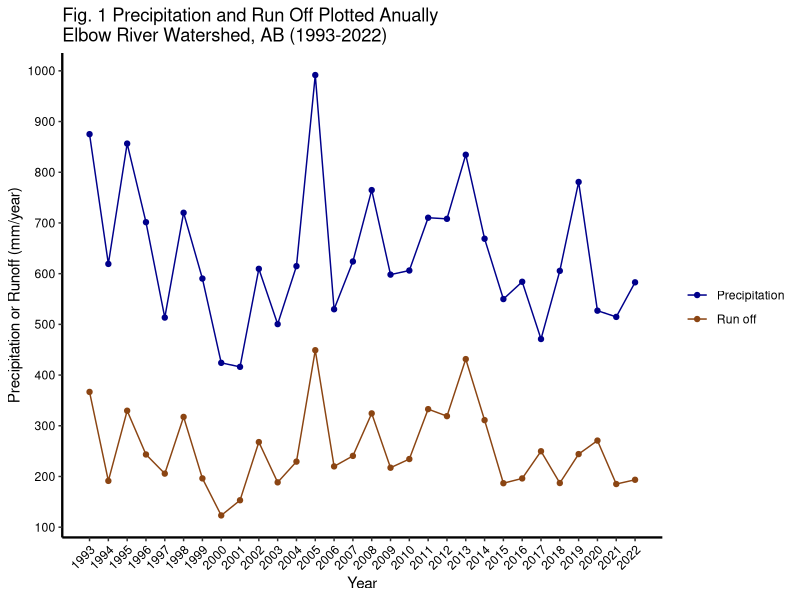
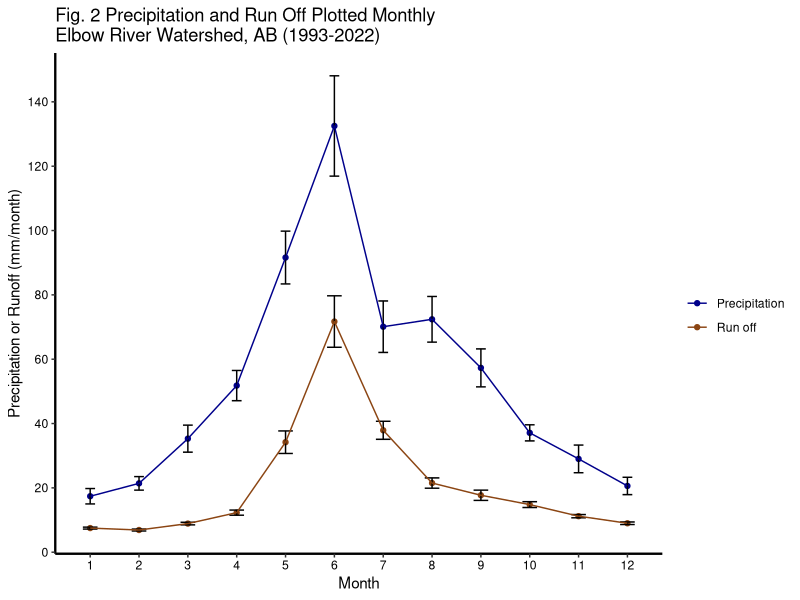
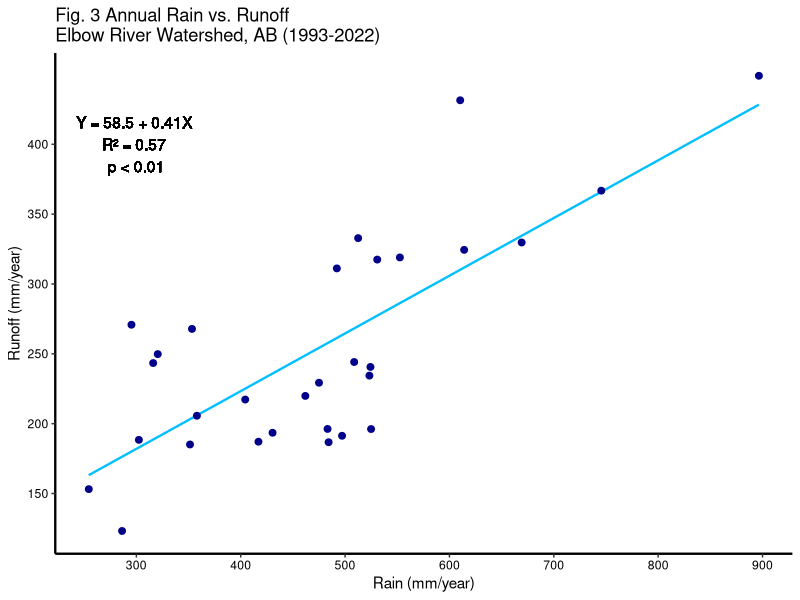
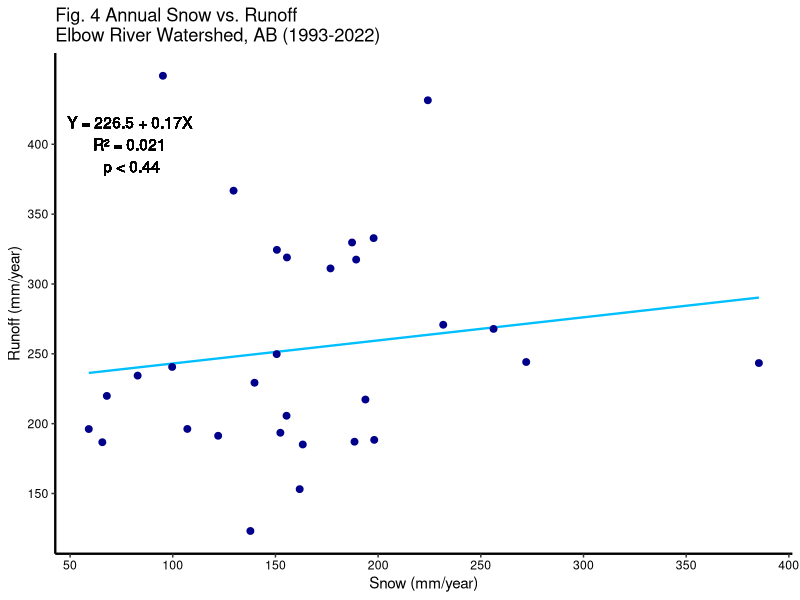

These charts were generated, in order, by the following R code:
## ---- chunk 1
library(tidyverse) #for bloody everything
library(ggeffects) 
## ---- chunk 2
HydroData <- read.csv("Lab2Data.csv",
                      header = TRUE,
                      stringsAsFactors = TRUE)

## ---- chunk 3
#A table of monthly precipitation
PbyMonth <-
  HydroData %>%
  group_by(Year, NumMon) %>% 
  summarise(Psum = sum(TotalPrecipitation.mm.d., na.rm=T)) %>% #get the sum of each month
  pivot_wider(names_from = NumMon, values_from = Psum) %>% #pivot to make each month a column
  ungroup(.) %>% #undo the grouping now
  mutate(AnnualSum = rowSums(.[2:13])) %>% #get the annual sum in a new column
  mutate(Year = as.character(Year))

#same table, with the mean and SE rows added
Precip_Table <-
  PbyMonth %>% 
  bind_rows(list(summarise_all(., 
                               ~(if( is.numeric(.))
                                 mean(.) 
                                 else 
                                   "Mean Monthly P (mm)"))), 
            (summarise_all(., 
                           ~(if( 
                             is.numeric(.))
                             sd(.)/sqrt(length(.)) 
                             else 
                               "Standard Error")))) %>% #add a standard error row
  mutate(across((c(2:14)), round, 1)) #remember the bracket pattern, it's a pain


Precip_TTest <- #two-sided is default
  t.test(PbyMonth$AnnualSum, 
         conf.level = 0.95)

## ---- chunk 4
#A table of monthly runoff 
QbyMonth <-
  HydroData %>%
  group_by(Year, NumMon) %>%
  summarise(Qsum = sum(MeanQmm.day, na.rm=T)) %>% #get the sum of each month
  pivot_wider(names_from = NumMon, values_from = Qsum) %>% #pivot to make each month a column
  ungroup(.) %>% #undo the grouping now
  mutate(AnnualSum = rowSums(.[2:13])) %>% #get the annual sum in a new column
  mutate(Year = as.character(Year))

#same table, with the mean and SE rows added
Runoff_Table <-
  QbyMonth %>% #turn year to a character
  bind_rows(list(summarise_all(., 
                               ~(if(
                                 is.numeric(.))
                                 mean(.) 
                               else 
                                 "Mean Monthly Q (mm)"))), #add a mean row
                 (summarise_all(., 
                               ~(if(
                                 is.numeric(.))
                                 sd(.)/sqrt(length(.)) 
                               else 
                                 "Standard Error")))) %>% #add a standard error row
    mutate(across((c(2:14)), round, 1)) #remember the bracket pattern, it's a pain

Runoff_TTest <- #two-sided is default
  t.test(QbyMonth$AnnualSum, 
         conf.level = 0.95)

## ---- chunk 5

#Create a dataframe with both precipitation and runoff summed annually
YearData <-
  HydroData %>%
  group_by(Year) %>%
  summarise(RainSum = sum(TotalRainfall.mm.d.),
            SnowSum = sum(TotalSnowfall.mm.deqv..),
            PrecipSum = sum(TotalPrecipitation.mm.d., na.rm=T),
            RunoffSum = sum(MeanQmm.day)) %>%
  mutate(RainPer = (100*RainSum/PrecipSum),
         SnowPer = (100*SnowSum/PrecipSum))

#Create a dataframe with both variables monthly, including standard errors 
MonthData <- 
  t(Precip_Table[c(31,32), ]) %>% #t is transpose
  cbind(t(Runoff_Table[c(31,32), ])) %>% 
  as.data.frame() %>% #default here is matrix
  `colnames<-`(c("Precipitation",
                 "stderrP",
                 "Runoff",
                 "stderrQ")) %>% #set first row to col. names
  .[-c(1,14), ] %>% #removes extra rows easily
  mutate(Month = as.numeric(row.names(.))) %>%
  mutate_all(., function(x) as.numeric(x)) #convert all columns to numeric 

## ---- chunk 6
YearPlot <-
  ggplot(data = YearData,
         aes(x = Year)) +
  geom_point(aes(y = PrecipSum, color = "Precipitation")) +
  geom_point(aes(y = RunoffSum, color = "Run off")) +
  geom_line(aes(y = PrecipSum, color = "Precipitation", group = 1)) +
  geom_line(aes(y = RunoffSum, color = "Run off", group = 1)) +
  labs(y = "Precipitation or Runoff (mm/year)",
       color = " ",
       title = "Fig. 1 Precipitation and Run Off Plotted Anually \nElbow River Watershed, AB (1993-2022)") +
  theme_classic() +
  theme(axis.text.x = element_text(angle = 45,
                                   hjust = 1,
                                   colour = "black"), #angling and right justified x labels
        axis.text.y = element_text(colour = "black"),
        axis.line = element_line(linewidth = 0.8)) + #making the axis thicker
  scale_colour_manual(values = c("blue4", "chocolate4")) + #Force colours
  scale_y_continuous(breaks = seq(0,1200,100)) + #best way to set tickmarks 
  scale_x_continuous(breaks = seq(1993,2022,1))

YearPlot

MonthPlot <-
  ggplot(data = MonthData,
         aes(x = Month)) +
  geom_point(aes(y = Precipitation, color = "Precipitation")) +
  geom_point(aes(y = Runoff, color = "Run off")) +
  geom_errorbar(aes(ymin = Precipitation - stderrP, 
                    ymax = Precipitation + stderrP),
                width=.2) +
  geom_line(aes(y = Precipitation, color = "Precipitation", group = 1)) +
  geom_errorbar(aes(ymin = Runoff - stderrQ,
                    ymax = Runoff + stderrQ),
                width=.3) +
  geom_line(aes(y = Runoff, color = "Run off", group = 1)) +
  labs(y = "Precipitation or Runoff (mm/month)",
       color = " ",
       title = "Fig. 2 Precipitation and Run Off Plotted Monthly \nElbow River Watershed, AB (1993-2022)") +
  theme_classic() +
  theme(axis.text.x = element_text(colour = "black"), #angling and right justified x labels
        axis.text.y = element_text(colour = "black"),
        axis.line = element_line(linewidth = 0.8)) + #making the axis thicker
  scale_colour_manual(values = c("blue4", "chocolate4")) + #Force colours
  scale_y_continuous(breaks = seq(0,140,20)) + #best way to set tickmarks
  scale_x_continuous(breaks = seq(1,12,1))

MonthPlot

## ---- chunk 7

RainLM <-
  lm(formula = (RunoffSum ~ RainSum), 
     data = YearData)

RainLM_Summary <- summary(RainLM)

RainLM_Summary

SnowLM <- 
  lm(formula = (RunoffSum ~ SnowSum), 
     data = YearData)

SnowLM_Summary <- summary(SnowLM)

SnowLM_Summary

## ---- chunk 8


RainRegression <- 
  ggplot(data = YearData,
         aes(x = RainSum, y = RunoffSum)) +
  geom_smooth(method = "lm",
              se = FALSE,
              colour = "deepskyblue",
              linewidth = 0.8) +
  geom_point(colour = "blue4",
             size = 2) +
  theme_classic() +
  theme(axis.text.x = element_text(colour = "black"), #angling and right justified x labels
        axis.text.y = element_text(colour = "black"),
        axis.line = element_line(linewidth = 0.8)) +
  labs(y = "Runoff (mm/year)",
       x = "Rain (mm/year)",
       title = "Fig. 3 Annual Rain vs. Runoff \nElbow River Watershed, AB (1993-2022)") +
  scale_x_continuous(breaks = seq(0,1000,100)) +
  scale_y_continuous(breaks = seq(0,400,50)) +
  geom_text(x = 300, y = 400, label = "Y = 58.5 + 0.41X \nR\u00B2 = 0.57 \np < 0.01")

RainRegression

SnowRegression <- 
  ggplot(data = YearData,
         aes(x = SnowSum, y = RunoffSum)) +
  geom_smooth(method = "lm",
              se = FALSE,
              colour = "deepskyblue",
              linewidth = 0.8) +
  geom_point(colour = "blue4",
             size = 2) +
  theme_classic() +
  theme(axis.text.x = element_text(colour = "black"), #angling and right justified x labels
        axis.text.y = element_text(colour = "black"),
        axis.line = element_line(linewidth = 0.8)) +
  labs(y = "Runoff (mm/year)",
       x = "Snow (mm/year)",
       title = "Fig. 4 Annual Snow vs. Runoff \nElbow River Watershed, AB (1993-2022)") +
  scale_x_continuous(breaks = seq(0,400,50)) +
  scale_y_continuous(breaks = seq(0,400,50)) + 
  geom_text(x = 80, y = 400, label = "Y = 226.5 + 0.17X \nR\u00B2 = 0.021 \np < 0.44")

SnowRegression
